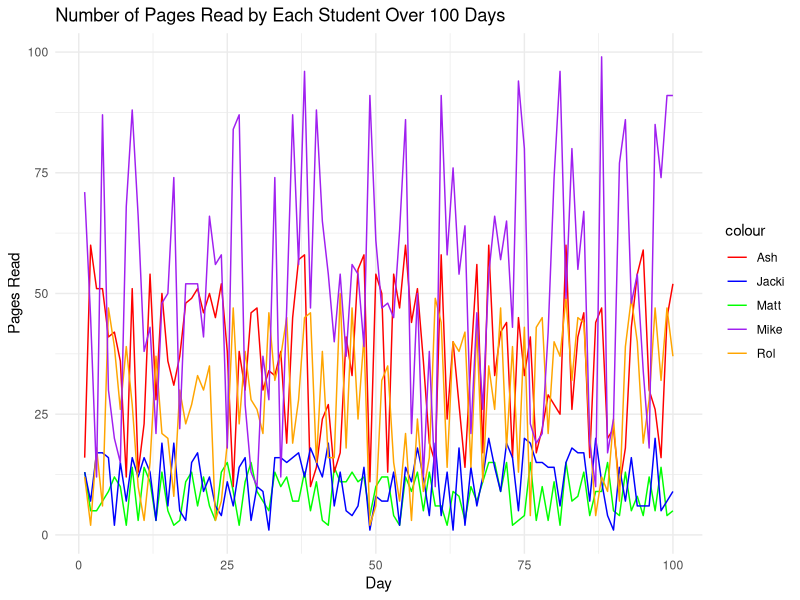

Write R code to recreate this figure.
#install packages needed
install.packages('tidyverse')
install.packages('ggplot2')
library(tidyverse)
library(ggplot2)

# Generate independent data for all five people
matt_pages <- sample(2:15, 100, replace = TRUE)
ash_pages <- sample(10:60, 100, replace = TRUE)
jacki_pages <- sample(1:20, 100, replace = TRUE)
rol_pages <- sample(2:50, 100, replace = TRUE)
mike_pages <- sample(10:100, 100, replace = TRUE)

#Construct a data frame with all the data generated.
readpage <- data.frame(
  Matt = matt_pages,
  Ash = ash_pages,
  Jacki = jacki_pages,
  Rol = rol_pages,
  Mike = mike_pages
)

#Test if there are five variables (5 people)
readpage |> length() == 5
#It is impossible to have a negative page read, test if all actual height are greater than 0.
readpage |> min() >= 0
#Test if all data are integer for Matt
readpage$Matt |> class() == "integer"
#There should not be a extreme large value, since a book cannot contain that much pages.
readpage |> max() < 10000
#Test if data for Matt and Ash are correlated or not
result <- cor.test(readpage$Matt, readpage$Ash)
result$p.value < 0.05

#Construct the line graph
ggplot() +
  geom_line(data = readpage, aes(x = seq_along(Matt), y = Matt, color = "Matt")) +
  geom_line(data = readpage, aes(x = seq_along(Ash), y = Ash, color = "Ash")) +
  geom_line(data = readpage, aes(x = seq_along(Jacki), y = Jacki, color = "Jacki")) +
  geom_line(data = readpage, aes(x = seq_along(Rol), y = Rol, color = "Rol")) +
  geom_line(data = readpage, aes(x = seq_along(Mike), y = Mike, color = "Mike")) +
  labs(title = "Number of Pages Read by Each Student Over 100 Days",
       x = "Day",
       y = "Pages Read") +
  scale_color_manual(values = c("red", "blue", "green", "purple", "orange")) +
  theme_minimal()
